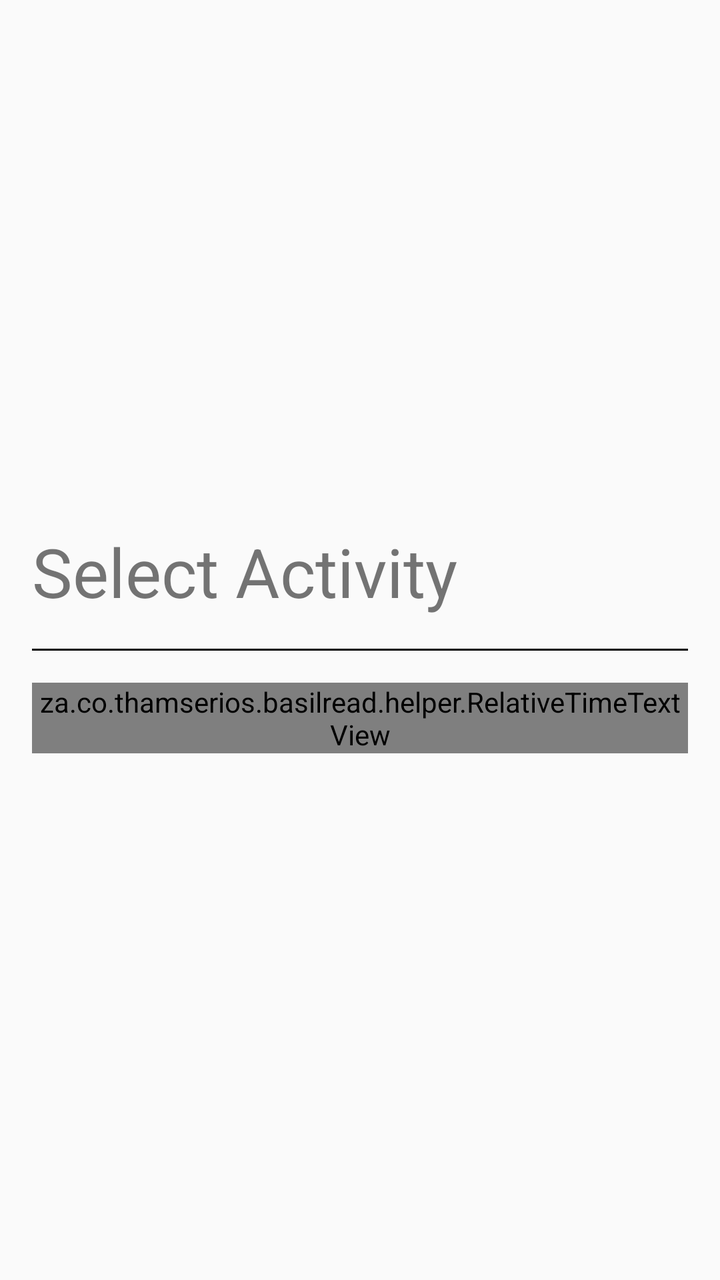
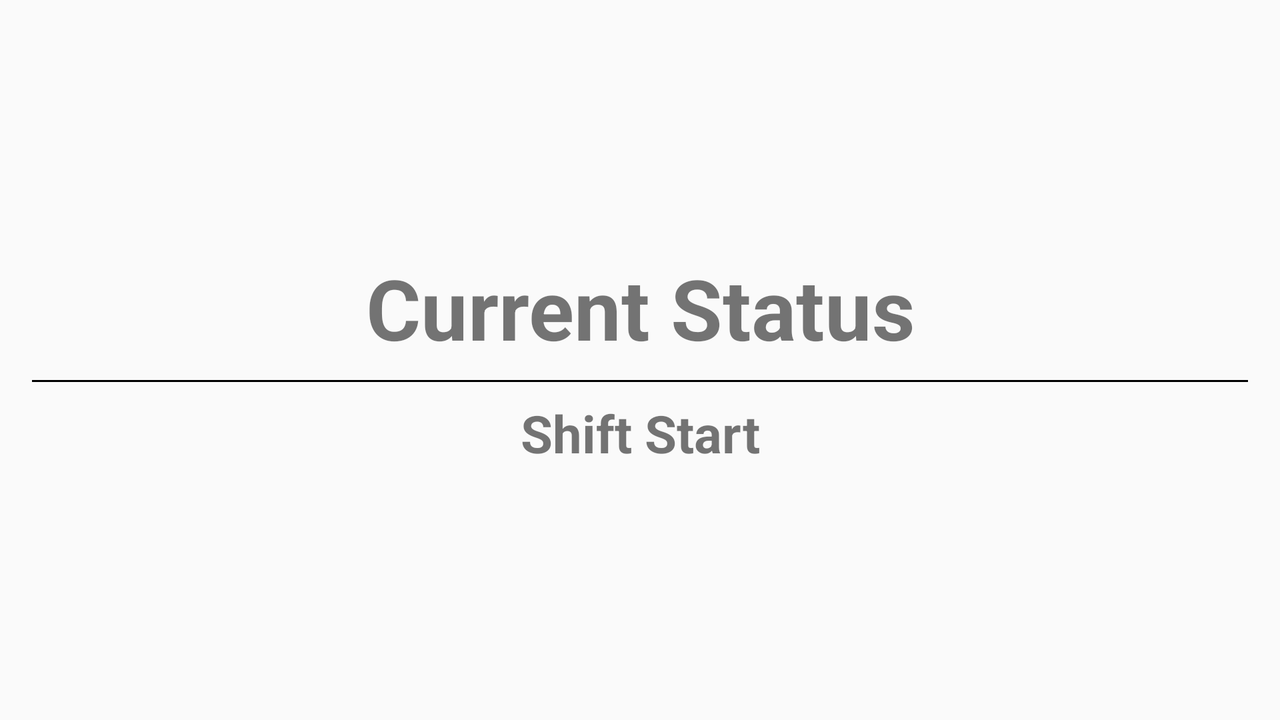

Two renders of one Android screen. The first uses the default layout on a phone; the second uses the alternative layout the repository ships for a different screen configuration, on a matching device. The two XML files are below.
<!-- AndroidManifest.xml: application theme CustomActivityThemeNoActionBar -->
<!-- res/layout/fragment_default.xml -->
<FrameLayout xmlns:android="http://schemas.android.com/apk/res/android"
    xmlns:tools="http://schemas.android.com/tools"
    android:layout_width="match_parent"
    android:layout_height="match_parent"
    tools:context="za.co.thamserios.basilread.views.fragments.DefaultFragment">


    <LinearLayout
        android:id="@+id/layout_private"
        android:layout_width="match_parent"
        android:layout_height="match_parent"
        android:layout_marginLeft="@dimen/activity_horizontal_margin"
        android:layout_marginRight="@dimen/activity_horizontal_margin"
        android:orientation="vertical"
        android:gravity="center" >
        <TextView
            android:id="@+id/activityTextView"
            android:layout_width="match_parent"
            android:layout_height="wrap_content"
            android:text="Select Activity"
            android:textSize="34sp"
            android:gravity="left"/>
        <View
            android:layout_marginTop="@dimen/activity_vertical_margin"
            android:layout_width="match_parent"
            android:layout_height="1dp"
            android:layout_below="@+id/isidLogo"
            android:background="#000000" />
        <RelativeLayout
            android:layout_marginTop="@dimen/activity_vertical_margin"
            android:layout_width="match_parent"
            android:layout_height="wrap_content">
            <LinearLayout
                android:layout_width="match_parent"
                android:layout_height="wrap_content"
                android:orientation="horizontal">
                
                <TextView
                    android:id="@+id/statusTextView"
                    android:layout_width="wrap_content"
                    android:layout_height="wrap_content"
                    android:textSize="14sp"
                    android:singleLine="true"
                    android:ellipsize="end"
                    android:textColor="@color/colorPrimary"
                    android:text="Shift Started" />
            </LinearLayout>
            <za.co.thamserios.basilread.helper.RelativeTimeTextView
                android:id="@+id/statusTimeTextView"
                android:layout_width="wrap_content"
                android:layout_height="wrap_content"
                android:textSize="14sp"
                android:layout_alignParentRight="true"
                android:textColor="@color/colorPrimary"
                android:text="">
            </za.co.thamserios.basilread.helper.RelativeTimeTextView>
        </RelativeLayout>




        <Button
            android:id="@+id/buttonFinished"
            android:layout_width="match_parent"
            android:layout_height="wrap_content"
            android:background="@color/primary_blue"
            android:textColor="@color/primary_white"
            android:visibility="gone"
            android:layout_marginTop="@dimen/activity_vertical_margin"
            android:textAllCaps="false"
            android:text="Completed"
            />

       

    </LinearLayout>

</FrameLayout>
<!-- resources referenced by this layout -->
<resources>
  <color name="colorPrimary">#021264</color>
  <color name="primary_blue">#0066cc</color>
  <color name="primary_white">#ffffff</color>
  <dimen name="activity_horizontal_margin">16dp</dimen>
  <dimen name="activity_vertical_margin">16dp</dimen>
  <style name="CustomActivityThemeNoActionBar" parent="Theme.AppCompat.Light.NoActionBar">
          <item name="android:windowActionBar">false</item>
          <item name="android:windowNoTitle">true</item>
      </style>
</resources>
<!-- res/layout-land/fragment_default.xml (the repository's variant of the layout above) -->
<!-- drawn on the phone turned sideways -->
<FrameLayout xmlns:android="http://schemas.android.com/apk/res/android"
    xmlns:tools="http://schemas.android.com/tools"
    android:layout_width="match_parent"
    android:layout_height="match_parent"
    tools:context="za.co.thamserios.basilread.views.fragments.DefaultFragment">

    <LinearLayout
        android:id="@+id/layout_private"
        android:layout_width="match_parent"
        android:layout_height="match_parent"
        android:layout_marginLeft="@dimen/activity_horizontal_margin"
        android:layout_marginRight="@dimen/activity_horizontal_margin"
        android:orientation="vertical"
        android:gravity="center" >

        <TextView
            android:layout_width="match_parent"
            android:layout_height="wrap_content"
            android:text="Current Status"
            android:textSize="42sp"
            android:textStyle="bold"
            android:layout_marginBottom="8dp"
            android:gravity="center_horizontal"/>
        <View
            android:layout_width="match_parent"
            android:layout_height="1dp"
            android:layout_below="@+id/isidLogo"
            android:background="#000000" />
        <TextView
            android:layout_marginTop="8dp"
            android:id="@+id/statusTextView"
            android:layout_width="match_parent"
            android:layout_height="wrap_content"
            android:gravity="center_horizontal"
            android:textSize="26sp"
            android:textStyle="bold"
            android:text="Shift Start" />


       


    </LinearLayout>

</FrameLayout>
<!-- resources referenced by the variant -->
<!-- as the phone turned sideways resolves them -->
<resources>
  <dimen name="activity_horizontal_margin">16dp</dimen>
  <style name="CustomActivityThemeNoActionBar" parent="Theme.AppCompat.Light.NoActionBar">
          <item name="android:windowActionBar">false</item>
          <item name="android:windowNoTitle">true</item>
      </style>
</resources>
